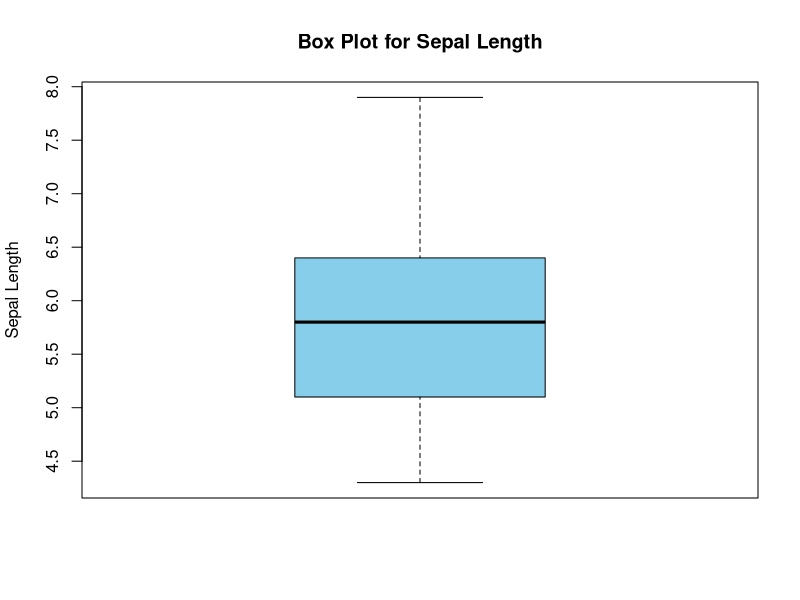
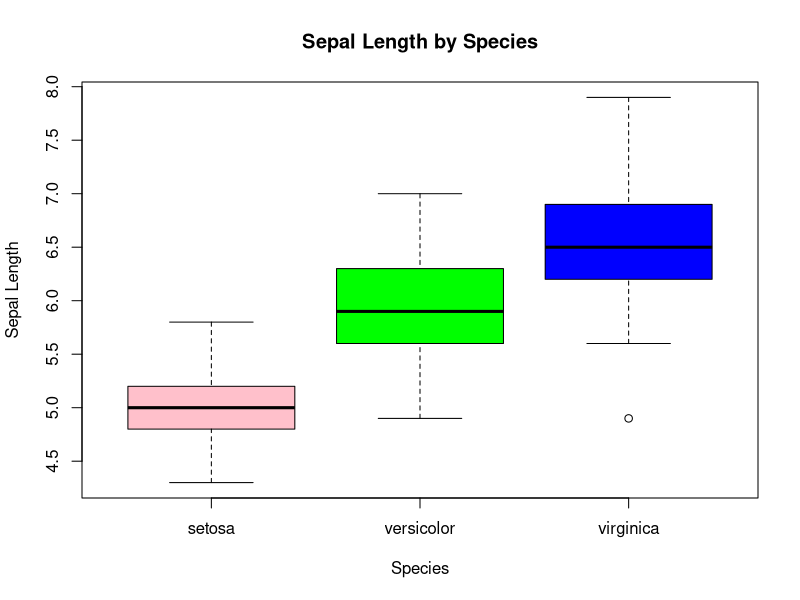
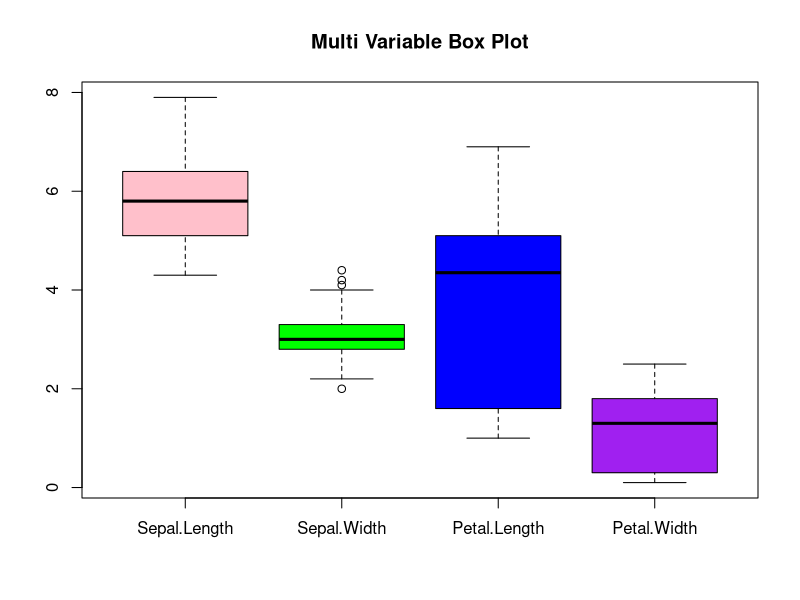
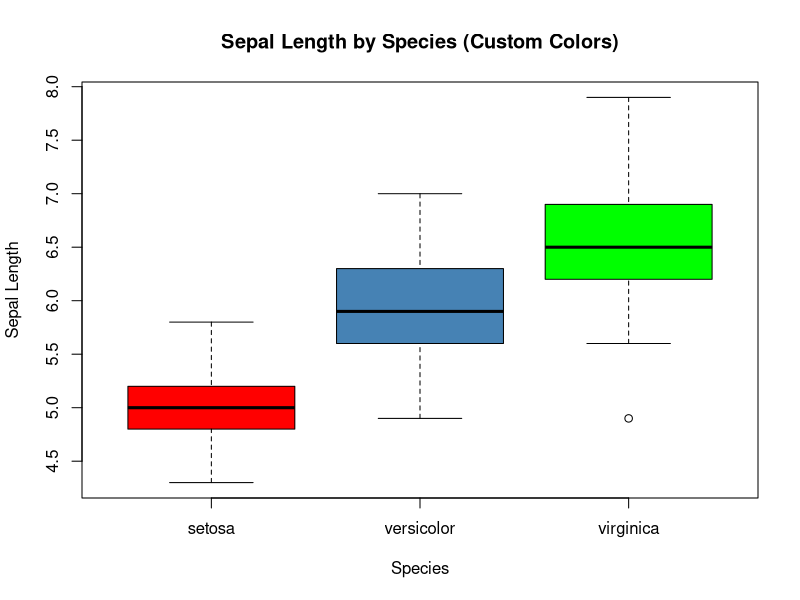
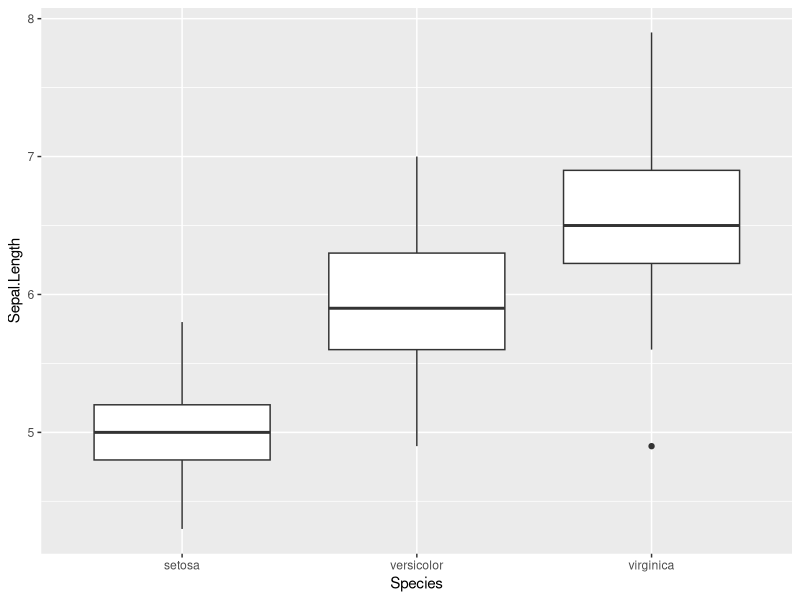
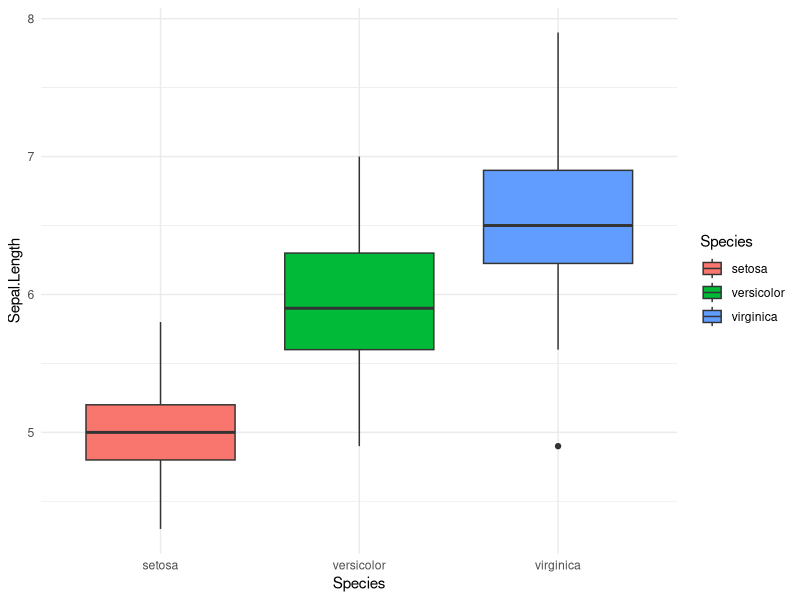
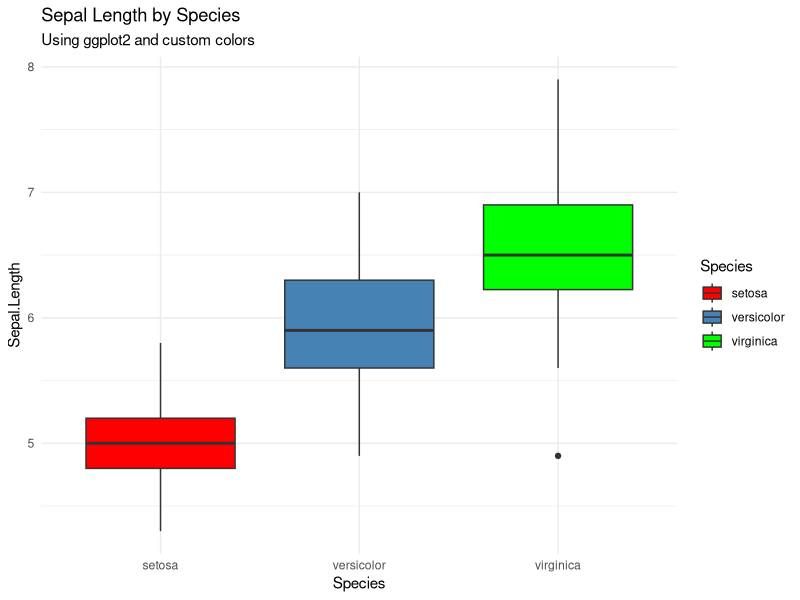

Reproduce these figures in R, in order.
# 1. Load and Inspect Data
data(iris)
str(iris)
# View(iris) # Commented out for smoother script execution
class(iris)

# 2. Base R Box Plots
# Single variable
boxplot(iris$Sepal.Length,
        main = "Box Plot for Sepal Length",
        ylab = "Sepal Length",
        col = "skyblue")

# Grouped by Species
boxplot(Sepal.Length ~ Species,
        data = iris,
        main = "Sepal Length by Species",
        xlab = "Species",
        ylab = "Sepal Length",
        col = c("pink", "green", "blue"))

# Multi-Variable
boxplot(iris[, 1:4],
        main = "Multi Variable Box Plot",
        col = c("pink", "green", "blue", "purple"))

# Custom Color Palette (Base R)
species_colors <- c(
  "setosa" = "red",
  "versicolor" = "steelblue",
  "virginica" = "green"
)

boxplot(Sepal.Length ~ Species,
        data = iris,
        col = species_colors,
        main = "Sepal Length by Species (Custom Colors)",
        xlab = "Species",
        ylab = "Sepal Length")

# ---------------- 3. GGplot2 ----------------

library(ggplot2)

# Basic ggplot Boxplot
ggplot(iris, aes(x = Species, y = Sepal.Length)) +
  geom_boxplot()

# ggplot with Fill Color
ggplot(iris, aes(x = Species, y = Sepal.Length, fill = Species)) +
  geom_boxplot() +
  theme_minimal()

# ggplot with Custom Color Palette (Fixed Syntax)
ggplot(iris, aes(x = Species, y = Sepal.Length, fill = Species)) +
  geom_boxplot() + # Added missing '+' here
  scale_fill_manual(values = species_colors) +
  theme_minimal() +
  labs(title = "Sepal Length by Species",
       subtitle = "Using ggplot2 and custom colors")
